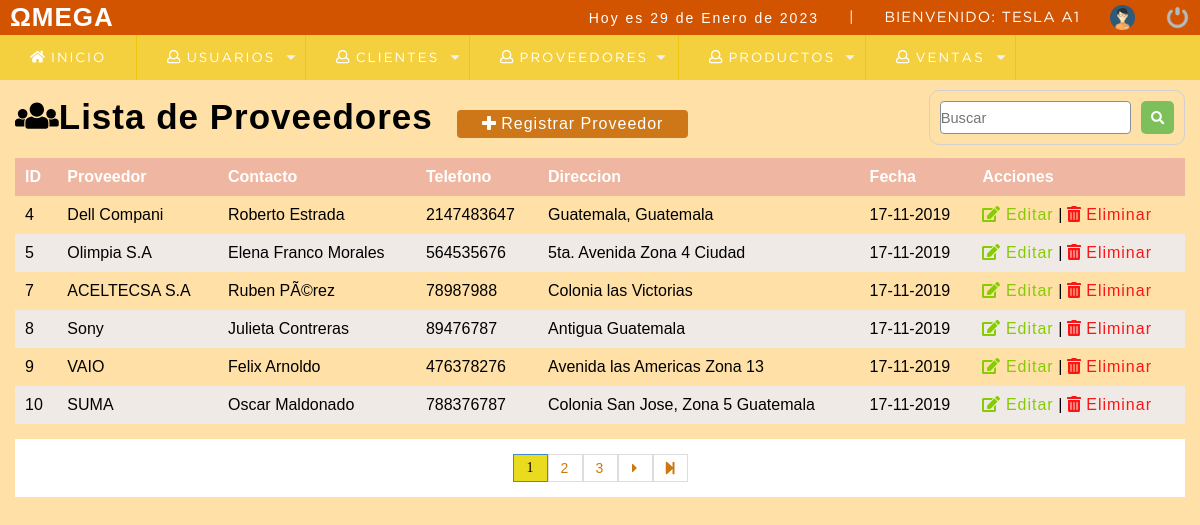
The page /omegainicio/lista_proveedor.php (signed in) on the database its author committed.
### tables this page shows
CREATE TABLE IF NOT EXISTS `proveedor` (
  `codproveedor` int(11) NOT NULL AUTO_INCREMENT,
  `proveedor` varchar(100) DEFAULT NULL,
  `contacto` varchar(100) DEFAULT NULL,
  `telefono` bigint(11) DEFAULT NULL,
  `direccion` text,
  `dateadd` datetime NOT NULL DEFAULT CURRENT_TIMESTAMP,
  `usuario_id` int(11) NOT NULL,
  `estado` int(11) NOT NULL DEFAULT '1',
  PRIMARY KEY (`codproveedor`),
  KEY `usuario_id` (`usuario_id`)
);

### omegainicio/lista_proveedor.php (the view, shortened to what this page needs)
<?php
	include "../bd_conexion.php";
?>
<!DOCTYPE html>
<html lang="en">
<head>
	<?php include "include/scripts.php" ?>
</head>
<body>
	<?php include "include/header.php" ?>
	<section id="container">
		<h1><i class="fas fa-users"></i>Lista de Proveedores</h1>
		<a href="registro_provedor.php" class="btn_new"><i class="fas fa-plus"></i> Registrar Proveedor </a>
		<form action="buscar_proveedor.php" method="get" class="form_search">
			<input type="text" name="busqueda" id="busqueda" placeholder="Buscar">
			<button type="submit" value="Buscar" class="btn_search"><i class="fas fa-search"></i></button>
		</form>
		<table>
			<tr>
				<th>ID</th>
				<th>Proveedor</th>
				<th>Contacto</th>
				<th>Telefono</th>
				<th>Direccion</th>
				<th>Fecha</th>
				<th>Acciones</th>
			</tr>
				<?PHP
				$sql_registe = mysqli_query($conection,"SELECT COUNT(*) as total_registro FROM proveedor WHERE estado = 1 ");
				$result_register = mysqli_fetch_array($sql_registe);
				$total_register = $result_register['total_registro'];
				$por_pagina = 6;
				if(empty($_GET['pagina']))
				{
					$pagina =1;
				}else{
					$pagina = $_GET['pagina'];
				}
				$desde = ($pagina-1) * $por_pagina;
				$total_paginas = ceil($total_register / $por_pagina);
				$query = mysqli_query($conection,"SELECT * FROM proveedor WHERE estado = 1 ORDER BY codproveedor ASC LIMIT $desde,$por_pagina");
				$result = mysqli_num_rows($query);
				if($result > 0){
				while($data = mysqli_fetch_array($query)){
					$formato =  'Y-m-d H:i:s';
					$fecha = DateTime::createFromFormat($formato,$data["dateadd"])
				?>
				<tr>
				<td><?php echo $data["codproveedor"] ?> </td>
				<td><?php echo $data["proveedor"] ?> </td>
				<td><?php echo $data["contacto"] ?> </td>
				<td><?php echo $data["telefono"] ?> </td>
				<td><?php echo $data["direccion"] ?> </td>
				<td><?php echo $fecha->format('d-m-Y'); ?> </td>
				<td>
					<a class="link_edit" href="modificar_proveedor.php?id=<?php echo $data["codproveedor"]; ?>"><i class="fas fa-edit"></i> Editar</a>
						|
					<a class="link_delete" href="confirmacion_eliminar_proveedor.php?id=<?php echo $data["codproveedor"]; ?>"><i class="fas fa-trash-alt"></i> Eliminar</a>
				</td>
				</tr>
			<?php
			}
			}
			?>
		</table>
		<div class="paginador">
			<ul>
			<?php
				for ($i=1; $i <= $total_paginas; $i++) {
					if($i == $pagina)
					{
						echo '<li class="pageSelected">'.$i.'</li>';
					}else{
						echo '<li><a href="?pagina='.$i.'">'.$i.'</a></li>';
					}
				}
				if($pagina != $total_paginas)
				{
			 ?>
				<li><a href="?pagina=<?php echo $pagina + 1; ?>"><i class="fas fa-caret-right"></i></a></li>
				<li><a href="?pagina=<?php echo $total_paginas; ?> "><i class="fas fa-step-forward"></i></a></li>
			<?php } ?>
			</ul>
</div>
	</section>
</body>
</html>

### omegainicio/css/style.css (style rules this page uses)
* { margin: 0; padding: 0; box-sizing: border-box; }
body { background: #ffe0a7; }
h1, h2, h3, h4, h5, h6 { font-family: 'arial'; font-weight: bold; letter-spacing: 1px; }
h1 { font-size: 26px; color:; }
a { text-decoration: none; font-family: arial; letter-spacing: 1px; }
#container { padding: 90px 15px 15px; }
form { background: #F1E5A8; margin: auto; padding:20px 50px; border: 1px solid #d1d1d1; }
input,select { display: block; width: 100%; font-size: 11pt; border: 1px solid #85929e; border-radius: 4px; }
#container h1 { font-size: 35px; display: inline-block; }
.btn_new { display: inline-block; background: #CD7719; color:#FFF; padding: 5px 25px; border-radius: 4px; margin: 20px; }
table { border-collapse: collapse; font-size: 12pt; font-family: 'arial'; width: 100%; }
table th { text-align: left; padding: 10px; background: #efb7a1; color: #FFF; }
table tr:nth-child(odd) { background: #f0eae7; }
table td { padding: 10px; }
.link_edit { color: #86cb04 ; }
.link_delete { color: #f91616; }
.paginador ul { padding: 15px; list-style: none; background: #FFF; margin-top: 15px; display: -webkit-flex; display: -moz-flex; display: -ms-flex; display: -o-flex; display: flex; justify-content: center; }
.paginador a, .pageSelected { color: #CD7710; border: 1px solid #ddd; padding: 5px; display: inline-block; font-size: 14px; text-align: center; width: 35px; }
.pageSelected { color: black ; background: #ebdb1e; border: 1px solid #428bca; }
.form_search { display: -webkit-flex; display: -moz-flex; display: -ms-flex; display: -o-flex; display: flex; float: right; background: initial; padding: 10px; border-radius: 10px; }
.form_search .btn_search { background: #7dbf5a; color: #FFF; padding: 10px; border: 0; cursor: pointer; margin-left: 10px; display: -webkit-flex; display: -moz-flex; display: -ms-flex; display: -o-flex; display: flex; border-radius: 5px; }

### rows shown on the page
proveedor: codproveedor "4", proveedor "Dell Compani", contacto "Roberto Estrada", telefono "2147483647", direccion "Guatemala, Guatemala", dateadd "17-11-2019"
proveedor: codproveedor "5", proveedor "Olimpia S.A", contacto "Elena Franco Morales", telefono "564535676", direccion "5ta. Avenida Zona 4 Ciudad", dateadd "17-11-2019"
proveedor: codproveedor "7", proveedor "ACELTECSA S.A", contacto "Ruben PÃ©rez", telefono "78987988", direccion "Colonia las Victorias", dateadd "17-11-2019"
proveedor: codproveedor "8", proveedor "Sony", contacto "Julieta Contreras", telefono "89476787", direccion "Antigua Guatemala", dateadd "17-11-2019"
proveedor: codproveedor "9", proveedor "VAIO", contacto "Felix Arnoldo", telefono "476378276", direccion "Avenida las Americas Zona 13", dateadd "17-11-2019"
proveedor: codproveedor "10", proveedor "SUMA", contacto "Oscar Maldonado", telefono "788376787", direccion "Colonia San Jose, Zona 5 Guatemala", dateadd "17-11-2019"

### other values the page prints
fechaactual() "29 de Enero de 2023"
$_SESSION['user'] "TESLA"
$_SESSION['rol'] "1"
